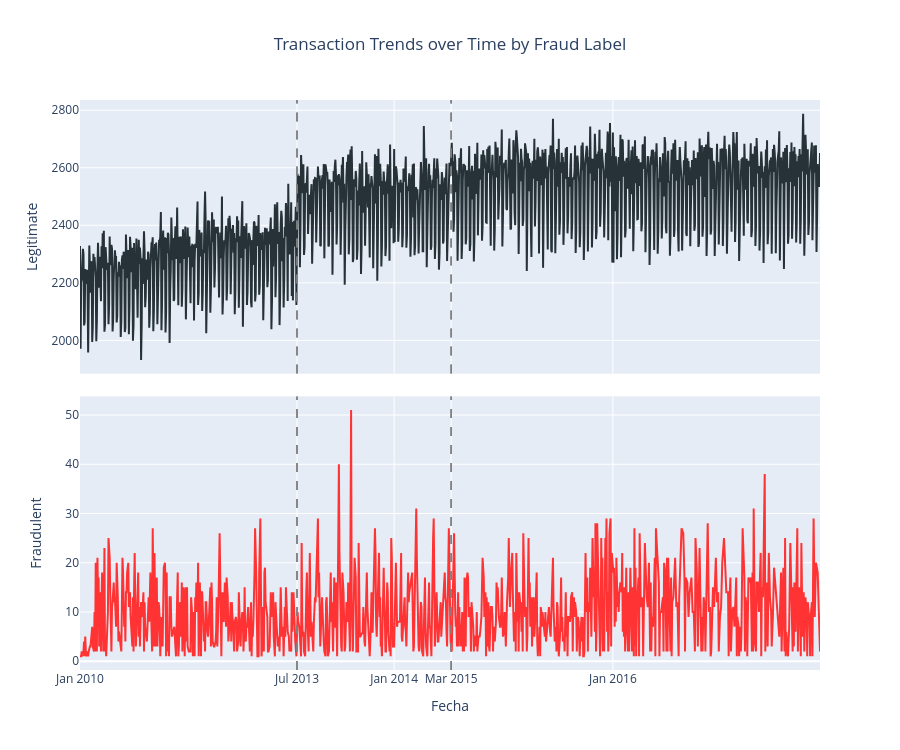

Notebook code cell kept with this figure:
### Code cell
transactions_evolution_unbiased_pd = transactions_evolution_unbiased_df.toPandas()

transactions_evolution_unbiased_false = transactions_evolution_unbiased_pd[
    transactions_evolution_unbiased_pd['target'] == 'Legitimate']
transactions_evolution_unbiased_true = transactions_evolution_unbiased_pd[
    transactions_evolution_unbiased_pd['target'] == 'Fraudulent']

transactions_evolution_unbiased_plot = go.Figure()

transactions_evolution_unbiased_plot.add_trace(go.Scatter(
    x=transactions_evolution_unbiased_false['day'], 
    y=transactions_evolution_unbiased_false['count'], 
    name='Legitimate',
    line=dict(color='#263238', width=2),
    xaxis='x',
    yaxis='y' 
))

transactions_evolution_unbiased_plot.add_trace(go.Scatter(
    x=transactions_evolution_unbiased_true['day'], 
    y=transactions_evolution_unbiased_true['count'], 
    name='Fraudulent',
    line=dict(color='#FF3333', width=2),
    xaxis='x',
    yaxis='y2' 
))

transactions_evolution_unbiased_plot.update_layout(
    title_text='Transaction Trends over Time by Fraud Label', title_x=0.5,
    width=900, height=750, autosize=False,
    hovermode='x',
    legend_title_text='', showlegend=False,
    
    yaxis=dict(
        title= dict(text='Legitimate', standoff=10),
        domain=[0.52, 1.0],
        showspikes=True, spikemode='across', spikethickness=1, spikedash='dash', spikecolor="#040404"
    ),
    
    yaxis2=dict(
        title= dict(text='Fraudulent', standoff=20),
        domain=[0.0, 0.48],
        showspikes=True, spikemode='across', spikethickness=1, spikedash='dash', spikecolor="#040404"
    ),
    
    xaxis=dict(
        title='Fecha',
        type='date', tickformat='%b %Y', hoverformat='%A, %d %b %Y',
        showspikes=True, spikemode='across', spikethickness=1, spikedash='dash', spikecolor="#040404",
        anchor='y2', side='bottom',
        rangebreaks=[
            dict(bounds=["2011-01-09", "2013-07-18"]), 
            dict(bounds=["2014-04-09", "2015-03-29"])
        ] 
    )
)

for fecha in ["2011-01-09", "2013-07-18", "2014-04-09", "2015-03-29"]:
    transactions_evolution_unbiased_plot.add_shape(
        type="line", xref="x", yref="paper",
        x0=fecha, x1=fecha, y0=0.52, y1=1.0,
        line=dict(color="gray", width=1.5, dash="dash")
)

for fecha in ["2011-01-09", "2013-07-18", "2014-04-09", "2015-03-29"]:
    transactions_evolution_unbiased_plot.add_shape(
        type="line", xref="x", yref="paper",
        x0=fecha, x1=fecha, y0=0.0, y1=0.48,
        line=dict(color="gray", width=1.5, dash="dash")
)

transactions_evolution_unbiased_plot.show()

### Figure 1 — Plotly figure (JSON) as saved in the notebook; plotly's stock layout.template omitted (floating-point values rounded to 4 significant figures; data arrays with more than 128 entries replaced by an {"elided": "..."} marker saying what was removed)
{"data": [{"line": {"color": "#263238", "width": 2}, "name": "Legitimate", "type": "scatter", "x": {"elided": "1270 str values"}, "xaxis": "x", "y": {"elided": "1270 int values"}, "yaxis": "y"}, {"line": {"color": "#FF3333", "width": 2}, "name": "Fraudulent", "type": "scatter", "x": {"elided": "929 str values"}, "xaxis": "x", "y": {"elided": "929 int values"}, "yaxis": "y2"}], "layout": {"autosize": false, "height": 750, "hovermode": "x", "legend": {"title": {"text": ""}}, "shapes": [{"line": {"color": "gray", "dash": "dash", "width": 1.5}, "type": "line", "x0": "2011-01-09", "x1": "2011-01-09", "xref": "x", "y0": 0.52, "y1": 1, "yref": "paper"}, {"line": {"color": "gray", "dash": "dash", "width": 1.5}, "type": "line", "x0": "2013-07-18", "x1": "2013-07-18", "xref": "x", "y0": 0.52, "y1": 1, "yref": "paper"}, {"line": {"color": "gray", "dash": "dash", "width": 1.5}, "type": "line", "x0": "2014-04-09", "x1": "2014-04-09", "xref": "x", "y0": 0.52, "y1": 1, "yref": "paper"}, {"line": {"color": "gray", "dash": "dash", "width": 1.5}, "type": "line", "x0": "2015-03-29", "x1": "2015-03-29", "xref": "x", "y0": 0.52, "y1": 1, "yref": "paper"}, {"line": {"color": "gray", "dash": "dash", "width": 1.5}, "type": "line", "x0": "2011-01-09", "x1": "2011-01-09", "xref": "x", "y0": 0, "y1": 0.48, "yref": "paper"}, {"line": {"color": "gray", "dash": "dash", "width": 1.5}, "type": "line", "x0": "2013-07-18", "x1": "2013-07-18", "xref": "x", "y0": 0, "y1": 0.48, "yref": "paper"}, {"line": {"color": "gray", "dash": "dash", "width": 1.5}, "type": "line", "x0": "2014-04-09", "x1": "2014-04-09", "xref": "x", "y0": 0, "y1": 0.48, "yref": "paper"}, {"line": {"color": "gray", "dash": "dash", "width": 1.5}, "type": "line", "x0": "2015-03-29", "x1": "2015-03-29", "xref": "x", "y0": 0, "y1": 0.48, "yref": "paper"}], "showlegend": false, "title": {"text": "Transaction Trends over Time by Fraud Label", "x": 0.5}, "width": 900, "xaxis": {"anchor": "y2", "autorange": true, "hoverformat": "%A, %d %b %Y", "range": ["2010-01-01", "2016-12-22"], "rangebreaks": [{"bounds": ["2011-01-09", "2013-07-18"]}, {"bounds": ["2014-04-09", "2015-03-29"]}], "showspikes": true, "side": "bottom", "spikecolor": "#040404", "spikedash": "dash", "spikemode": "across", "spikethickness": 1, "tickformat": "%b %Y", "title": {"text": "Fecha"}, "type": "date"}, "yaxis": {"autorange": true, "domain": [0.52, 1], "range": [1884.0, 2836.0], "showspikes": true, "spikecolor": "#040404", "spikedash": "dash", "spikemode": "across", "spikethickness": 1, "title": {"standoff": 10, "text": "Legitimate"}, "type": "linear"}, "yaxis2": {"autorange": true, "domain": [0, 0.48], "range": [-1.778, 53.78], "showspikes": true, "spikecolor": "#040404", "spikedash": "dash", "spikemode": "across", "spikethickness": 1, "title": {"standoff": 20, "text": "Fraudulent"}, "type": "linear"}}}
